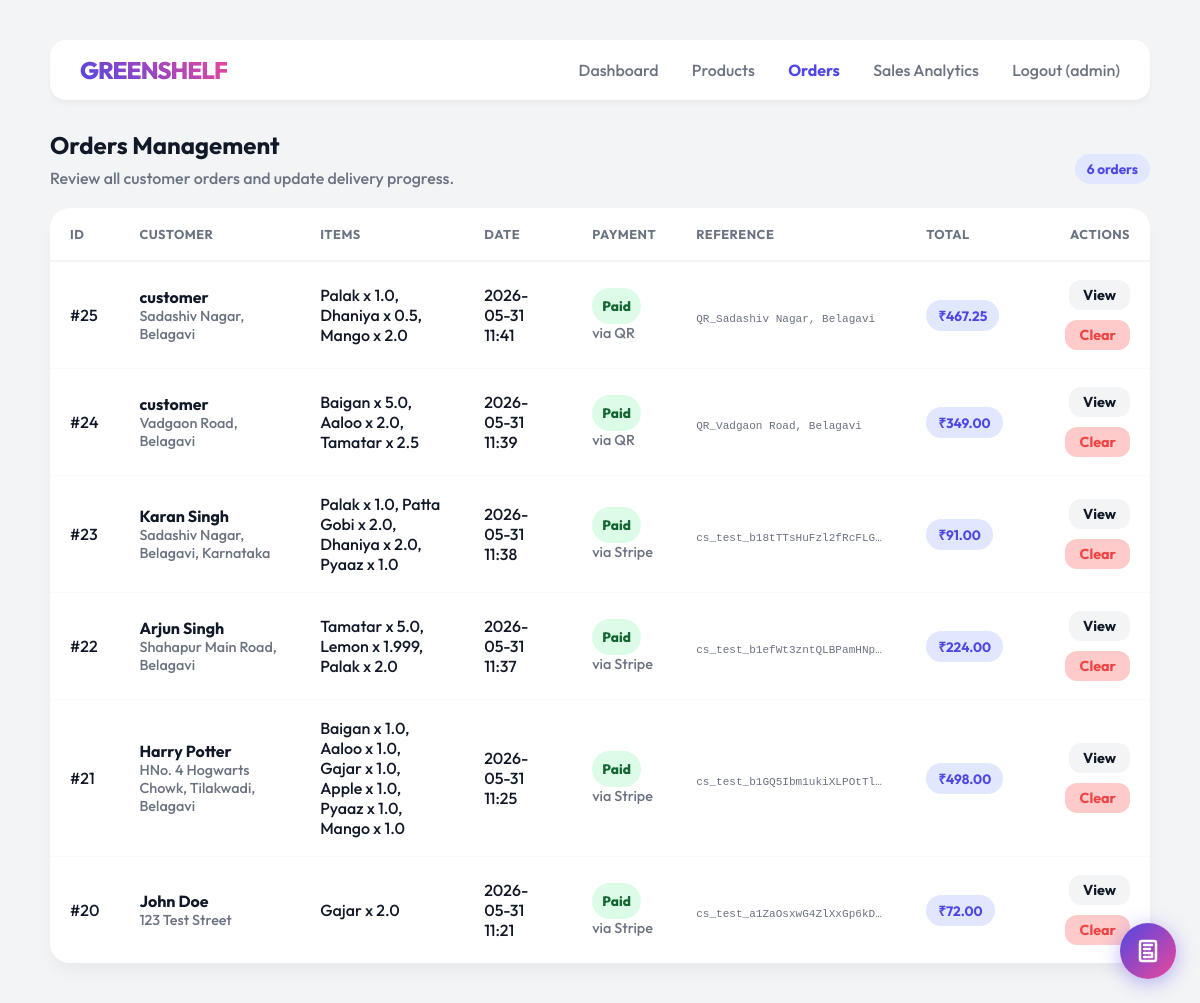
The app's page /admin/orders (signed in), older data.
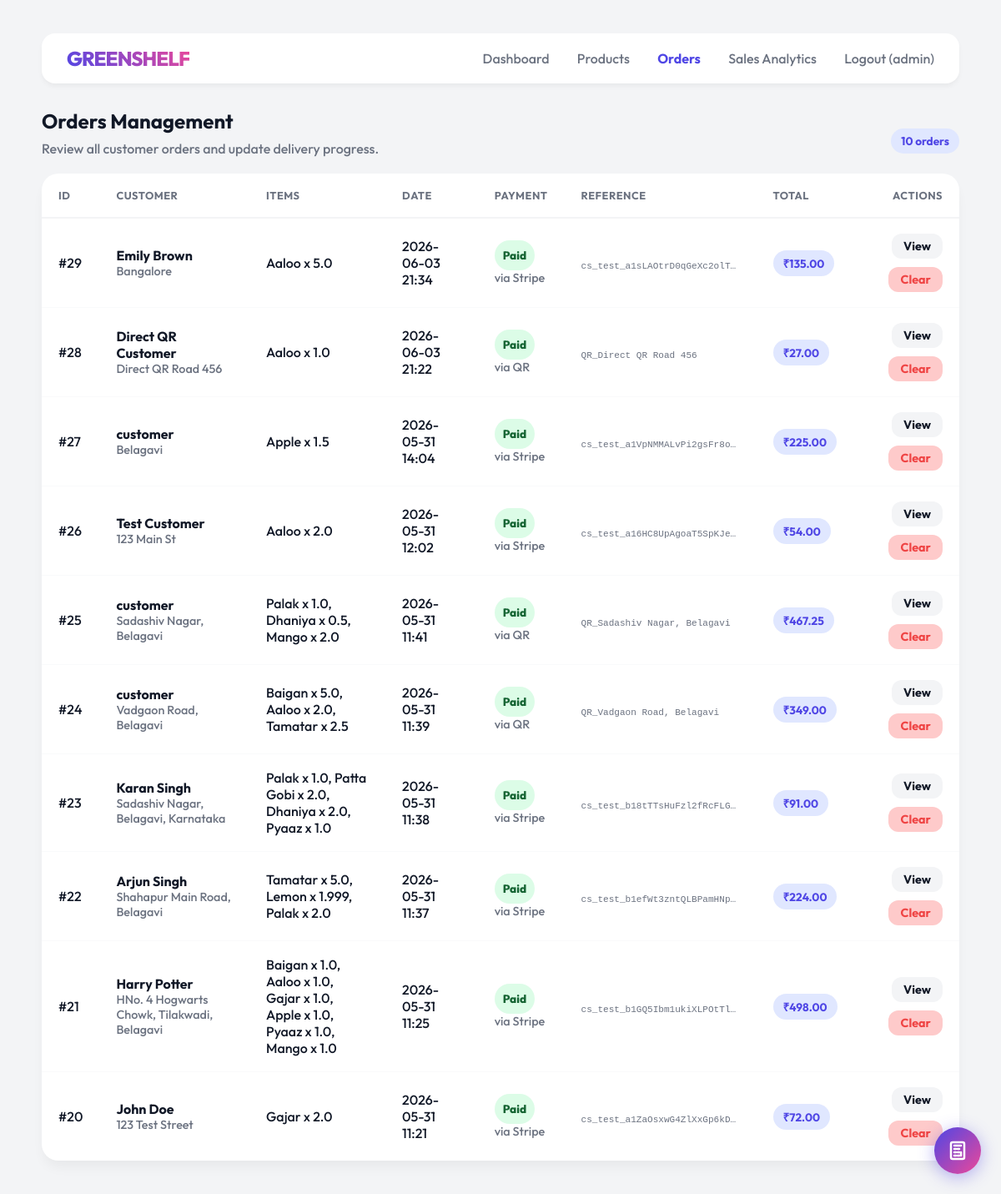
The same page, newer data.
### tables this page shows
CREATE TABLE orders (
        order_id INTEGER PRIMARY KEY AUTOINCREMENT,
        customer_name TEXT,
        customer_address TEXT,
        order_date TEXT,
        total_amount REAL
    , user_id INTEGER REFERENCES users(id), payment_status TEXT DEFAULT 'Paid', order_status TEXT DEFAULT 'Pending', payment_id TEXT, payment_method TEXT);

### backend/app.py (the view)
@app.route("/admin/orders")
@admin_required
def admin_orders():
    orders = get_all_orders()
    return render_template("admin_orders.html", orders=orders)

### backend/app.py (called while the page is built)
@login_manager.user_loader
def load_user(user_id):
    conn = get_connection()
    user_data = conn.execute("SELECT * FROM users WHERE id = ?", (user_id,)).fetchone()
    conn.close()
    if user_data:
        return User(user_data['id'], user_data['username'], user_data['password_hash'], user_data['role'])
    return None

def admin_required(f):
    @wraps(f)
    @login_required
    def decorated_function(*args, **kwargs):
        if current_user.role != 'admin':
            return "403 Forbidden: Admins only", 403
        return f(*args, **kwargs)
    return decorated_function

@app.context_processor
def inject_cart_count():
    if current_user.is_authenticated and current_user.role == 'customer':
        return {"cart_count": get_cart_count(current_user.id)}
    return {"cart_count": 0}

### backend/db.py (called while the page is built)
def get_connection():
    conn = sqlite3.connect(DB_NAME)
    conn.row_factory = sqlite3.Row
    return conn

### templates/admin_orders.html (shortened to what this page needs)
{% extends "base.html" %}
{% block content %}
<div class="page-header flex-between">
    <div>
        <h2 class="page-title">Orders Management</h2>
        <p class="page-subtitle">Review all customer orders and update delivery progress.</p>
    </div>
    <span class="tag">{{ orders|length }} orders</span>
</div>
<div class="main-content inventory-panel">
    <div class="inventory-table-wrap">
        <table class="inventory-table">
            <thead>
                <tr>
                    <th>ID</th>
                    <th>Customer</th>
                    <th>Items</th>
                    <th>Date</th>
                    <th>Payment</th>
                    <th>Reference</th>
                    <th>Total</th>
                    <th class="text-right">Actions</th>
                </tr>
            </thead>
            <tbody>
                {% if orders %}
                {% for order in orders %}
                <tr>
                    <td>#{{ order.order_id }}</td>
                    <td>
                        <strong>{{ order.customer_name or order.account_username or "Customer" }}</strong>
                        <div class="muted-cell">{{ order.customer_address or "No address" }}</div>
                    </td>
                    <td style="max-width: 260px;">{{ order.items or "No items" }}</td>
                    <td>{{ order.order_date }}</td>
                    <td>
                        <span class="stock-pill {% if order.payment_status == 'Paid' %}stock-in{% else %}stock-pending{% endif %}">
                            {{ order.payment_status or "Pending" }}
                        </span>
                        {% if order.payment_method %}
                        <div class="muted-cell">via {{ order.payment_method }}</div>
                        {% endif %}
                    </td>
                    <td>
                        {% if order.payment_id %}
                        <span class="payment-reference">{{ order.payment_id }}</span>
                        {% else %}
                        <span class="muted-cell">Unpaid</span>
                        {% endif %}
                    </td>
                    <td><span class="tag price-tag">&#8377;{{ "%.2f"|format(order.total_amount or 0) }}</span></td>
                    <td class="text-right">
                        <div class="table-actions">
                            <a href="/order/{{ order.order_id }}" class="btn btn-small btn-muted">View</a>
                            <a href="/admin/orders/{{ order.order_id }}/cancel"
                               class="btn btn-small btn-danger"
                               onclick="return confirm('Clear this order?')">Clear</a>
                        </div>
                    </td>
                </tr>
                {% endfor %}
                {% endif %}
            </tbody>
        </table>
    </div>
</div>
{% endblock %}

Row changes from the older to the newer data that the page shows:
added orders: order_id "29", customer_name "Emily Brown", customer_address "Bangalore", items "Aaloo x 5.0", order_date "2026-06-03 21:34", payment_status "Paid", payment_method "Stripe", payment_id "cs_test_a1sLAOtrD0qGeXc2olT…", total_amount "135.00"
added orders: order_id "28", customer_name "Direct QR Customer", customer_address "Direct QR Road 456", items "Aaloo x 1.0", order_date "2026-06-03 21:22", payment_status "Paid", payment_method "QR", payment_id "QR_Direct QR Road 456", total_amount "27.00"
added orders: order_id "27", customer_name "customer", customer_address "Belagavi", items "Apple x 1.5", order_date "2026-05-31 14:04", payment_status "Paid", payment_method "Stripe", payment_id "cs_test_a1VpNMMALvPi2gsFr8o…", total_amount "225.00"
added orders: order_id "26", customer_name "Test Customer", customer_address "123 Main St", items "Aaloo x 2.0", order_date "2026-05-31 12:02", payment_status "Paid", payment_method "Stripe", payment_id "cs_test_a16HC8UpAgoaT5SpKJe…", total_amount "54.00"
Text that changed along with them:
{{ orders|length }}: "6" → "10"
